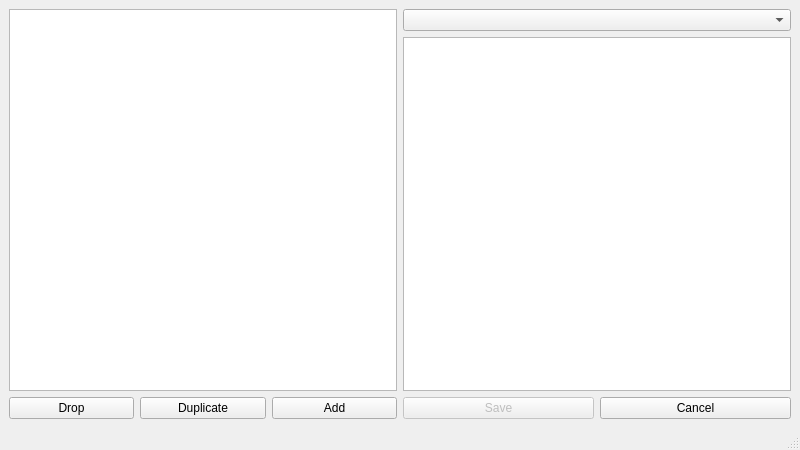
<?xml version="1.0" encoding="UTF-8"?>
<ui version="4.0">
 <class>DevicesWindow</class>
 <widget class="QMainWindow" name="DevicesWindow">
  <property name="geometry">
   <rect>
    <x>0</x>
    <y>0</y>
    <width>800</width>
    <height>450</height>
   </rect>
  </property>
  <property name="minimumSize">
   <size>
    <width>800</width>
    <height>450</height>
   </size>
  </property>
  <property name="windowTitle">
   <string>Devices</string>
  </property>
  <property name="dockOptions">
   <set>QMainWindow::AllowTabbedDocks|QMainWindow::AnimatedDocks</set>
  </property>
  <widget class="QWidget" name="centralwidget">
   <property name="minimumSize">
    <size>
     <width>800</width>
     <height>400</height>
    </size>
   </property>
   <property name="maximumSize">
    <size>
     <width>50000</width>
     <height>50000</height>
    </size>
   </property>
   <layout class="QHBoxLayout" name="horizontalLayout_3">
    <item>
     <layout class="QVBoxLayout" name="verticalLayout">
      <item>
       <widget class="QListWidget" name="devicesList"/>
      </item>
      <item>
       <layout class="QHBoxLayout" name="horizontalLayout">
        <item>
         <widget class="QPushButton" name="b_Drop">
          <property name="text">
           <string>Drop</string>
          </property>
         </widget>
        </item>
        <item>
         <widget class="QPushButton" name="b_Duplicate">
          <property name="text">
           <string>Duplicate</string>
          </property>
         </widget>
        </item>
        <item>
         <widget class="QPushButton" name="b_Add">
          <property name="text">
           <string>Add</string>
          </property>
         </widget>
        </item>
       </layout>
      </item>
     </layout>
    </item>
    <item>
     <layout class="QVBoxLayout" name="verticalLayout_2">
      <item>
       <widget class="QComboBox" name="devicesCombo"/>
      </item>
      <item>
       <widget class="QPlainTextEdit" name="deviceArgs"/>
      </item>
      <item>
       <spacer name="verticalSpacer">
        <property name="orientation">
         <enum>Qt::Vertical</enum>
        </property>
        <property name="sizeType">
         <enum>QSizePolicy::Minimum</enum>
        </property>
        <property name="sizeHint" stdset="0">
         <size>
          <width>20</width>
          <height>0</height>
         </size>
        </property>
       </spacer>
      </item>
      <item>
       <layout class="QHBoxLayout" name="horizontalLayout_2">
        <item>
         <widget class="QPushButton" name="b_Save">
          <property name="enabled">
           <bool>false</bool>
          </property>
          <property name="text">
           <string>Save</string>
          </property>
          <property name="checkable">
           <bool>false</bool>
          </property>
         </widget>
        </item>
        <item>
         <widget class="QPushButton" name="b_Cancel">
          <property name="text">
           <string>Cancel</string>
          </property>
         </widget>
        </item>
       </layout>
      </item>
     </layout>
    </item>
   </layout>
  </widget>
  <widget class="QMenuBar" name="menubar">
   <property name="geometry">
    <rect>
     <x>0</x>
     <y>0</y>
     <width>800</width>
     <height>22</height>
    </rect>
   </property>
  </widget>
  <widget class="QStatusBar" name="statusbar"/>
 </widget>
 <resources/>
 <connections/>
</ui>
